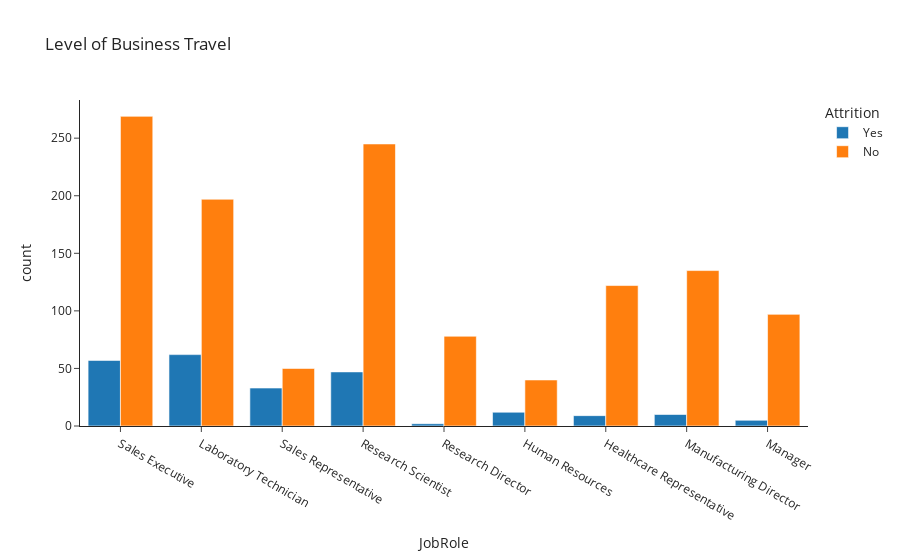

The notebook cell this image was saved under:
### Code cell
# Job Role and attrition
fig = px.histogram(column_feature_top10, x='JobRole', color='Attrition', barmode='group', title='Level of Business Travel')
fig.show()

### Figure 1 — Plotly figure (JSON) as saved in the notebook; plotly's stock layout.template omitted (floating-point values rounded to 4 significant figures; data arrays with more than 128 entries replaced by an {"elided": "..."} marker saying what was removed)
{"data": [{"alignmentgroup": "True", "bingroup": "x", "hovertemplate": "Attrition=Yes<br>JobRole=%{x}<br>count=%{y}<extra></extra>", "legendgroup": "Yes", "marker": {"color": "#1F77B4", "pattern": {"shape": ""}}, "name": "Yes", "offsetgroup": "Yes", "orientation": "v", "showlegend": true, "type": "histogram", "x": {"elided": "237 str values"}, "xaxis": "x", "yaxis": "y"}, {"alignmentgroup": "True", "bingroup": "x", "hovertemplate": "Attrition=No<br>JobRole=%{x}<br>count=%{y}<extra></extra>", "legendgroup": "No", "marker": {"color": "#FF7F0E", "pattern": {"shape": ""}}, "name": "No", "offsetgroup": "No", "orientation": "v", "showlegend": true, "type": "histogram", "x": {"elided": "1233 str values"}, "xaxis": "x", "yaxis": "y"}], "layout": {"barmode": "group", "legend": {"title": {"text": "Attrition"}, "tracegroupgap": 0}, "title": {"text": "Level of Business Travel"}, "xaxis": {"anchor": "y", "domain": [0, 1], "title": {"text": "JobRole"}}, "yaxis": {"anchor": "x", "domain": [0, 1], "title": {"text": "count"}}}}
